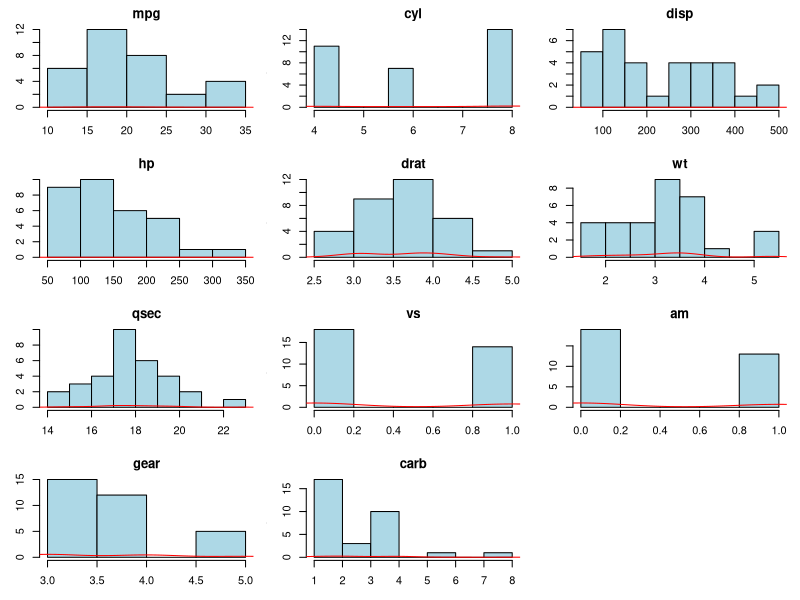

Source code (R):
 #Using the built in dataset mtcars which is a popular dataset consisting of the design and
 #fuel consumption patterns of 32 different automobiles. The data was extracted from the 1974
 #Motor Trend US magazine, and comprises fuel consumption and 10 aspects of automobile
 #design and performance for 32 automobiles (1973-74 models). Format A data frame with 32
 #observations on 11 variables : [1] mpg Miles/(US) gallon, [2] cyl Number of cylinders [3] disp
 #Displacement (cu.in.), [4] hp Gross horsepower [5] drat Rear axle ratio,[6] wt Weight
 #(lb/1000) [7] qsec 1/4 mile time, [8] vs V/S, [9] am Transmission (0 = automatic, 1 = manual),
 #[10] gear Number of forward gears, [11] carb Number of carburetors
 #Develop R program, to solve the following:
 #a) What is the total number of observations and variables in the dataset?
 #b) Find the car with the largest hp and the least hp using suitable functions
 #c) Plot histogram / density for each variable and determine whether continuous variables are
 #normally distributed or not. If not, what is their skewness?
 #d) What is the average difference of gross horse power(hp) between automobiles with 3 and 4
 #number of cylinders(cyl)? Also determine the difference in their standard deviations.
 #e) Which pair of variables has the highest Pearson correlation?

  # Load the mtcars dataset
data(mtcars)

 # a) Total number of observations and variables
n_observations <- nrow(mtcars)
n_variables <- ncol(mtcars)

cat("Total number of observations:", n_observations, "\n")
cat("Total number of variables:", n_variables, "\n")

 # b) Car with the largest and least hp
car_with_largest_hp <- mtcars[which.max(mtcars$hp), ]
car_with_least_hp <- mtcars[which.min(mtcars$hp), ]
cat("Car with the largest hp:\n")
print(car_with_largest_hp)
cat("Car with the least hp:\n")
print(car_with_least_hp)

 # Set custom graphical parameters for smaller margins
par(mfrow = c(4, 3))
par(mar = c(3, 3, 2, 1)) # Adjust the margins as needed (bottom margin is set to 1)

 # c) Plot histogram/density for each variable and check for normality
for (col in names(mtcars)) {
hist(mtcars[, col], main = col, xlab = col, col = "lightblue")
lines(density(mtcars[, col]), col = "red")
}

 # Restore default graphical parameters
par(mfrow = c(1, 1))
par(mar = c(5, 4, 4, 2) + 0.1)

 #d) What is the average difference of gross horse power(hp) between automobiles with 3 and 4
 #number of cylinders(cyl)? Also determine the difference in their standard deviations.
mtcars_cyl_4_hp_avg=mean(mtcars[mtcars$cyl=="4",]$hp)
mtcars_cyl_6_hp_avg=mean(mtcars[mtcars$cyl=="6",]$hp)
mtcars_hp_diff=mtcars_cyl_6_hp_avg-mtcars_cyl_4_hp_avg
mtcars_hp_diff
sd(mtcars[mtcars$cyl=="4",]$hp)
sd(mtcars[mtcars$cyl=="6",]$hp)

 #e) Which pair of variables has the highest Pearson correlation?
attach(mtcars)

 # correlation between mpg and wt
cor(mpg, wt, method = "pearson")
 #cor(cyl, hp, method = "pearson")